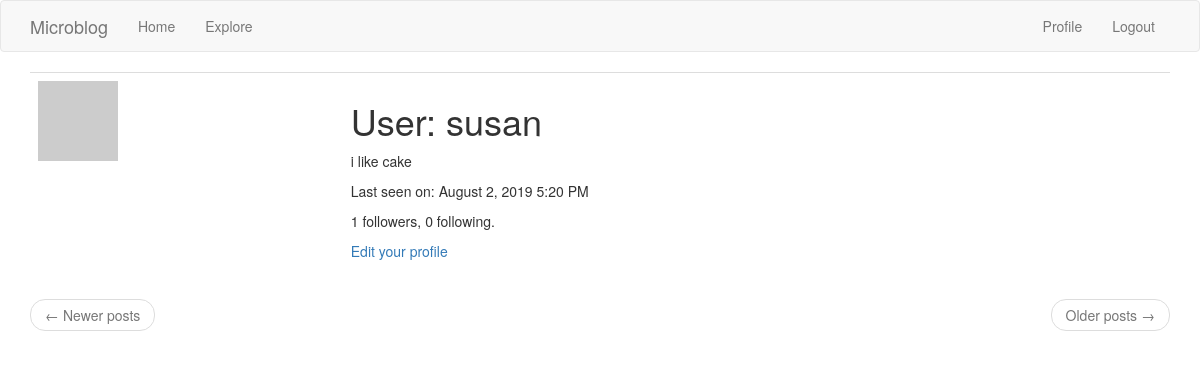
Page /user/susan (signed in) on the committed database.
### app/models.py (models this page shows, shortened)
class User(UserMixin, db.Model):
    id = db.Column(db.Integer, primary_key=True)
    username = db.Column(db.String(64), index=True, unique=True)
    email = db.Column(db.String(64), index=True, unique=True)
    password_hash = db.Column(db.String(128))
    posts = db.relationship('Post', backref='author', lazy='dynamic')
    about_me = db.Column(db.String(140))
    last_seen = db.Column(db.DateTime, default=datetime.utcnow)
    followed = db.relationship(
        'User', secondary=followers,
        primaryjoin=(followers.c.follower_id == id),
        secondaryjoin=(followers.c.followed_id == id),
        backref=db.backref('followers', lazy='dynamic'),
        lazy='dynamic')
    def avatar(self, size):
        digest = md5(self.email.lower().encode('utf-8')).hexdigest()
        return 'https://www.gravatar.com/avatar/{}?d=identicon&s={}'.format(
            digest, size)

### app/routes.py (the view)
@app.route('/user/<username>')
@login_required
def user(username):
    user = User.query.filter_by(username=username).first_or_404()
    page = request.args.get('page', 1, type=int)
    posts = user.posts.order_by(Post.timestamp.desc()).paginate(
        page, app.config['POST_PER_PAGE'], False)
    next_url = url_for('user', username=user.username, page=posts.next_num) \
        if posts.has_next else None
    prev_url = url_for('user', username=user.username, page=posts.prev_num) \
        if posts.has_prev else None
    return render_template('user.html', user=user, posts=posts.items,
                           next_url=next_url, prev_url=prev_url)

### app/models.py (called while the page is built)
@login.user_loader
def load_user(id):
    return User.query.get(int(id))

### app/routes.py (called while the page is built)
@app.before_request
def before_request():
    if current_user.is_authenticated:
        current_user.last_seen = datetime.utcnow()
        db.session.commit()

### app/templates/user.html
{% extends "base.html" %}
{% block app_content %}
<table class="table table-hover">
    <tr>
	<td><img src="{{ user.avatar(128) }}"></td>
	<td>
	    <h1>User: {{ user.username }}</h1>
	    {% if user.about_me  %}<p>{{ user.about_me }}</p>{% endif %}
	    {% if user.last_seen %}
	    <p>Last seen on: {{ moment(user.last_seen).format('LLL') }}</p>
	    {% endif %}
	    <p>{{ user.followers.count() }} followers, {{ user.followed.count() }} following.</p>
	    {% if user == current_user %}
	    <p><a href="{{ url_for('edit_profile') }}">Edit your profile</a></p>
	    {% elif not current_user.is_following(user) %}
	    <p><a href="{{ url_for('follow', username=user.username) }}">Follow</a></p>
	    {% else %}
	    <p><a href="{{ url_for('unfollow', username=user.username) }}">Unfollow</a> </p>
	    {% endif %}
	</td>
    </tr>
</table>
<nav aria-label="...">
    <ul class="pager">
	<li class="previous{% if not prev_url %} disabled{% endif %}">
	    <a href="{{ prev_url or '#' }}">
		<span aria-hidden="'true">&larr;</span> Newer posts
	    </a>
	</li>
	<li class="next{% if not next_url %} disabled{% endif %}">
	    <a href="{{ next_url or '#' }}">
		Older posts <span aria-hidden="true">&rarr;</span>
	    </a>
	</li>
    </ul>
</nav>
{% endblock %}

### rows in the picture
User: username "susan", about_me "i like cake", last_seen "August 2, 2019 5:20 PM"

### other values in the picture
{{ user.followers.count() }} "1"
{{ user.followed.count() }} "0"
